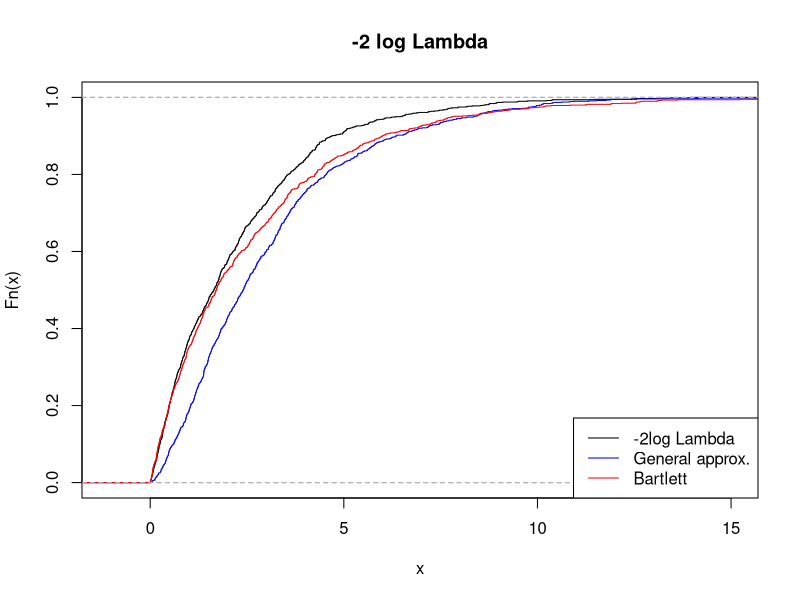

This chart was generated by the following R code:
## ---- chunk 1
knitr::opts_chunk$set(echo = TRUE)
## ---- chunk 2
set.seed(7200)

# Simulation parameters
n <- 10
p <- 2
B <- 1000

# Generate data
lrt_dist <- replicate(B, {
  Y <- matrix(rnorm(n*p), ncol = p)
  V <- crossprod(Y)
  
  # log Lambda
  0.5*n*(log(det(V)) - p*log(mean(diag(V))))
})
## ---- chunk 3
df <- choose(p + 1, 2)
general_chisq <- rchisq(B, df = df)
## ---- chunk 4
df <- choose(p + 1, 2) - 1
const <- (6*p*(n-1) - (2*p^2 + p + 2))/(6*p*n)
bartlett_chisq <- rchisq(B, df = df)/const
## ---- chunk 5
plot(ecdf(-2*lrt_dist), main = "-2 log Lambda")
lines(ecdf(general_chisq), col = 'blue')
lines(ecdf(bartlett_chisq), col = 'red')
legend('bottomright', legend = c("-2log Lambda", "General approx.", "Bartlett"),
       lty = 1, col = c('black', 'blue', 'red'))
